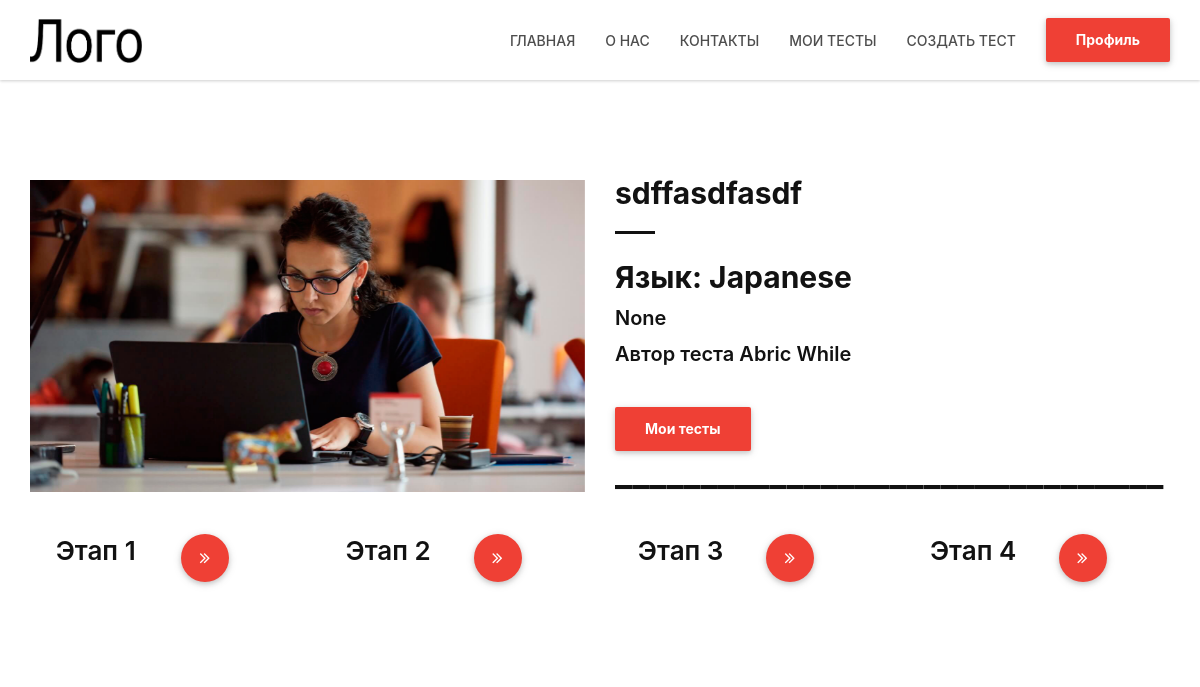
Before: /test_site (signed in) with the older database file.
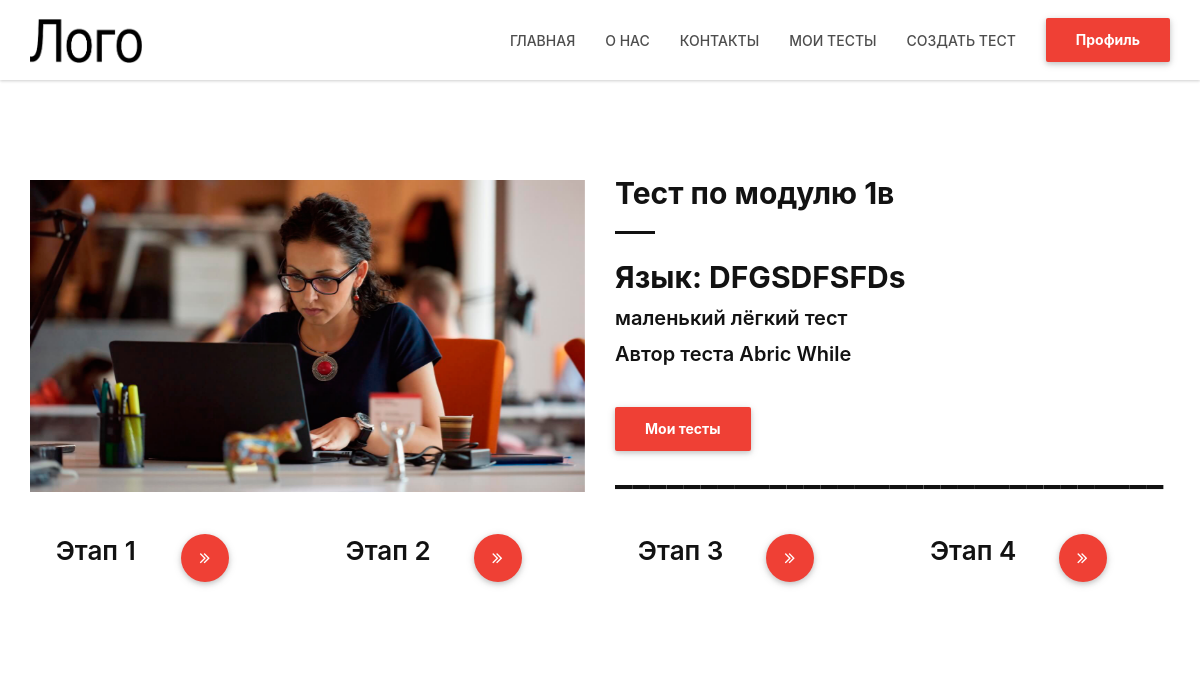
After: the same page with the newer database file.
### data/tests.py (models this page shows)
class Test(SqlAlchemyBase, SerializerMixin):
    __tablename__ = 'tests'
    id = sqlalchemy.Column(sqlalchemy.Integer,
                           primary_key=True, autoincrement=True)
    title = sqlalchemy.Column(sqlalchemy.String, nullable=True)
    title_picture = sqlalchemy.Column(sqlalchemy.String, nullable=True)
    type = sqlalchemy.Column(sqlalchemy.String, nullable=True)
    made_date = sqlalchemy.Column(sqlalchemy.DateTime,
                                  default=datetime.datetime.now)
    creator = sqlalchemy.Column(sqlalchemy.Integer,
                                sqlalchemy.ForeignKey("users.id"))
    language_id = sqlalchemy.Column(sqlalchemy.Integer,
                                    sqlalchemy.ForeignKey("categories.id"))
    open = sqlalchemy.Column(sqlalchemy.Boolean, nullable=True,
                             default=False)
    description = sqlalchemy.Column(sqlalchemy.String, nullable=True)
    language = orm.relation('Category')
    user = orm.relation('User')
    __mapper_args__ = {
        'polymorphic_identity': 'tests',
        'polymorphic_on': type
    }

### data/categories.py (models this page shows)
class Category(SqlAlchemyBase):
    __tablename__ = 'categories'
    id = sqlalchemy.Column(sqlalchemy.Integer, primary_key=True,
                           autoincrement=True)
    name = sqlalchemy.Column(sqlalchemy.String, nullable=True)

### data/users.py (models this page shows, shortened)
class User(SqlAlchemyBase, UserMixin, SerializerMixin):
    __tablename__ = 'users'
    id = sqlalchemy.Column(sqlalchemy.Integer,
                           primary_key=True, autoincrement=True)
    surname = sqlalchemy.Column(sqlalchemy.String, nullable=True)
    name = sqlalchemy.Column(sqlalchemy.String, nullable=True)
    email = sqlalchemy.Column(sqlalchemy.String,
                              index=True, unique=True, nullable=True)
    hashed_password = sqlalchemy.Column(sqlalchemy.String, nullable=True)
    modified_date = sqlalchemy.Column(sqlalchemy.DateTime,
                                      default=datetime.datetime.now)
    score = sqlalchemy.Column(sqlalchemy.Integer,
                              default=0)
    user_tests = sqlalchemy.Column(sqlalchemy.String, nullable=True, default='{}')
    current_filter = sqlalchemy.Column(sqlalchemy.Integer, default=0)
    passed_test = orm.relation("Test",
                               secondary="association",
                               backref="users")

### main.py (the view, shortened to what this page needs)
@app.route('/test_site', methods=['GET', 'POST'])
@app.route('/test_site/<int:test_id>', methods=['GET', 'POST'])
def test_site(test_id=1):
    if not current_user.is_authenticated:
        return redirect('/login')
    db_sess = db_session.create_session()
    test = db_sess.query(Test).filter(Test.id == test_id).first()
    if not (test.open or str(test.creator) == str(current_user.get_id())):
        abort(404)
    author = db_sess.query(User).filter(User.id == test.creator).first()
    language = db_sess.query(Category).filter(Category.id == test.language_id).first()
    test.test_language = language.name
    test.author = author
    db_sess = db_session.create_session()
    user = db_sess.query(User).filter(User.id == current_user.get_id()).first()
    subscribe = str(test.id) in json.loads(user.user_tests)
    return render_template('test_site.html', test=test, subscribe=subscribe, current_user=current_user)

### data/db_session.py (called while the page is built)
def create_session() -> Session:
    global __factory
    return __factory()

### main.py (called while the page is built)
@login_manager.user_loader
def load_user(user_id):
    db_sess = db_session.create_session()
    return db_sess.query(User).get(user_id)

### templates/test_site.html (shortened to what this page needs)
{% extends "main_form_design.html" %}
{% block content %}
    <div id="cta-section-3" class="cta-section">
        <div class="white-section">
            <div class="section-container">
                <div class="container">
                    <div class="row">
                        <div class="col-md-6">
                            <div class="image-block">
                                <div class="image-block-container">
                                    <img src="{{ test.title_picture }}" alt="Image Block">
                                </div>
                            </div>
                        </div>
                        <div class="col-md-6">
                            <div class="row">
                                <div class="col-md-12 title-block">
                                    <div class="title-block-container">
                                        <h2>{{test.title}}</h2>
                                        <div class="line-separator"></div>
                                    </div>
                                </div>
                                <div class="col-md-12 content-b lock">
                                    <div class="content-block-container">
                                        <h2>Язык: {{test.test_language}}</h2>
                                        <h4>{{test.description}}</h4>
                                        <h4>Автор теста <a href="/open_user_tests/{{ test.author.id }}" title="Автор" class="wave-effect">{{ test.author.name }} {{ test.author.surname }}</a></h4>
                                        {% if test.author.id|string != current_user.get_id() %}
                                            {% if not subscribe %}
                                                <form method="post" action="">
                                                    <div class="col-md-4">
                                                        <div class="form-group">
                                                            <button type="submit" class="btn btn-lpbuilder wave-effect" value="Подписаться" name="subscribe_button">Подписаться</button>
                                                        </div>
                                                    </div>
                                                </form>
                                            {% else %}
                                                <form method="post" action="">
                                                    <div class="col-md-4">
                                                        <div class="form-group">
                                                            <button type="submit" class="btn btn-lpbuilder wave-effect" value="Отписаться" name="subscribe_button">Отписаться</button>
                                                        </div>
                                                    </div>
                                                </form>
                                            {% endif %}
                                        {% else %}
                                            <a href="/my_tests" title="Мои тесты" class="btn btn-lpbuilder wave-effect">Мои тесты</a>
                                        {% endif %}
                                        <h1>________________________________</h1>
                                    </div>
                                </div>
                            </div>
                        </div>
                        {% for i in range(4) %}
                        <div class="col-md-3 col-sm-6 content-block">
                            <div class="form-block-container text-center">
                                <div class="col-md-6 text-center">
                                    <h3>Этап {{i + 1}}</h3>
                                </div>
                                <div class="col-md-4">
                                    <a href="/" title="Web design" class="btn-lpbuilder-circle btn-lpbuilder-circle-md wave-effect"><i class="fa fa-angle-double-right"></i></a>
                                </div>
                            </div>
                        </div>
                        {% endfor %}
                    </div>
                </div>
            </div>
        </div>
    </div>
{% endblock %}

### templates/main_form_design.html (shortened to what this page needs)
<!DOCTYPE html>
 <html lang="ru" class="no-js">
    <head>
        <link rel="stylesheet" href="{{ url_for('static', filename='js/vendor/bootstrap/css/bootstrap.min.css') }}">
        <link rel="stylesheet" href="{{ url_for('static', filename='fonts/font-awesome/css/font-awesome.min.css') }}">
        <link rel="stylesheet" href="{{ url_for('static', filename='css/social-icons.css') }}">
        <link rel="stylesheet" href="{{ url_for('static', filename='js/plugins/swiper/css/swiper.min.css') }}">
        <link rel="stylesheet" href="{{ url_for('static', filename='js/plugins/mediaelement/css/mediaelementplayer.min.css') }}">
        <link rel="stylesheet" href="{{ url_for('static', filename='js/plugins/fancybox/jquery.fancybox.min.css') }}">
        <link rel="stylesheet" href="{{ url_for('static', filename='js/plugins/wow/css/animate.min.css') }}">
        <link rel="stylesheet" href="{{ url_for('static', filename='css/style.css') }}">
		<link id="changeable-colors" rel="stylesheet" href="{{ url_for('static', filename='css/css/red.css') }}">
        <link rel="stylesheet" href="{{ url_for('static', filename='css/responsive.css') }}">
    </head>
    <body class="nbs-10" data-spy="scroll" data-target=".header-menu-container" data-offset="61">
        <div id="main-wrapper">
            <header id="header-section-1" class="header-section header-style-1">
                <div class="header-section-container">
                    <div class="header-menu">
                        <div class="header-menu" style="height: 80px;"><div class="header-menu" style="height: 80px;"><div class="header-menu" style="height: 80px;"><div class="header-menu-container header-menu-stuck">
                            <nav class="navbar">
                                <div class="container">
                                    <div class="row">
                                        <div class="col-md-12">
                                            <div class="navbar-header">
                                                <a href="/" class="navbar-brand" title="Easy Language">
                                                    <img src="{{ url_for('static', filename='images/logo.png') }}" alt="Easy Language">
                                                </a>
                                            </div>
                                            <div class="collapse navbar-collapse">
                                                <ul class="nav navbar-nav navbar-right">
                                                    <li>
                                                        <a href="/" title="Главная">Главная</a>
                                                    </li>
                                                    <li>
                                                        <a href="/info" title="О нас">О нас</a>
                                                    </li>
                                                    <li>
                                                        <a href="/contacts" title="Контакты">Контакты</a>
                                                    </li>
                                                    <li>
                                                        <a href="/my_tests" title="Мои тесты">Мои тесты</a>
                                                    </li>
                                                    <li>
                                                        <a href="/create_test" title="Создать тест">Создать тест</a>
                                                    </li>
                                                    <li>
                                                        <a href="/profile" title="Профиль" class="btn btn-lpbuilder wave-effect">Профиль</a>
                                                    </li>
                                                </ul>
                                            </div>
                                        </div>
                                    </div>
                                </div>
                            </nav>
                        </div></div></div></div>
                    </div>
                </div>
            </header>
            {% block content %}{% endblock %}
        </div>
    </body>
</html>

Changed rows visible on the page:
no longer on this page (row unchanged): Category: test_language "Japanese"
changed Test: title "sdffasdfasdf" → "Тест по модулю 1в"; description "None" → "маленький лёгкий тест"
now on this page (row unchanged): Category: test_language "DFGSDFSFDs"
